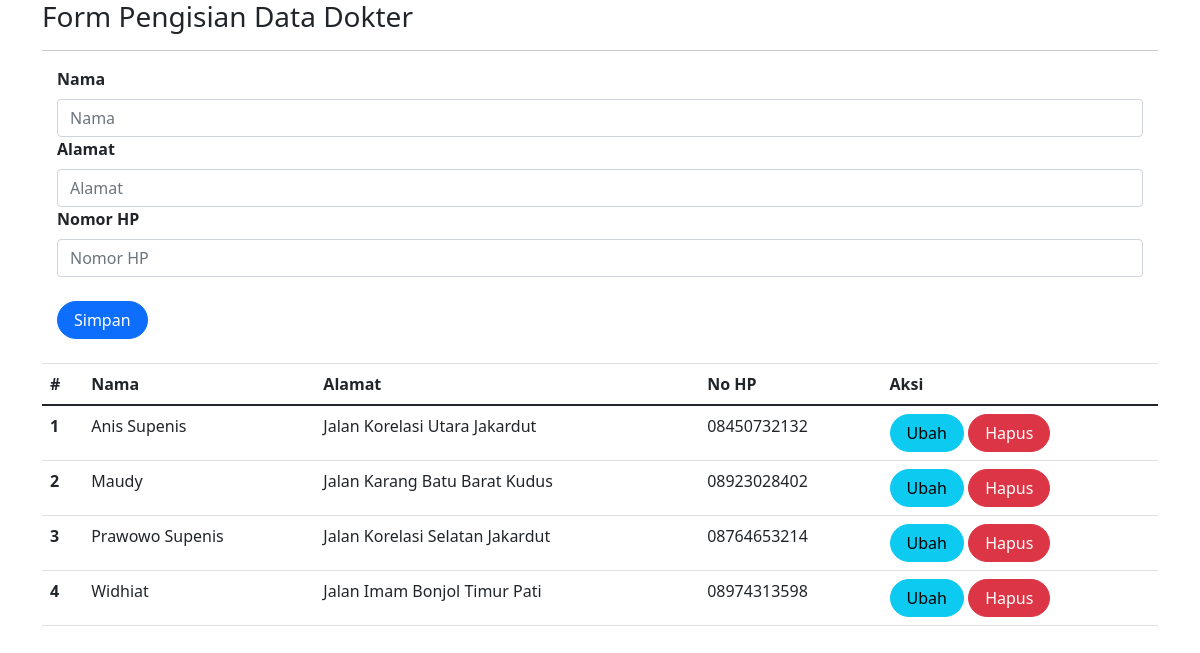
Screenshot of /dokter.php with the database file from the repository.
### tables this page shows
CREATE TABLE `dokter` (
  `id` int(10) NOT NULL,
  `nama` varchar(255) NOT NULL,
  `alamat` varchar(255) NOT NULL,
  `no_hp` varchar(50) NOT NULL
);

### dokter.php (the view, shortened to what this page needs)
<?php
include_once("koneksi.php");
?>
<!DOCTYPE html>
<html lang="en">
<head>
    <link rel="stylesheet" href="assets/css/bootstrap.css">
    <link rel='stylesheet' href='styleku.css'>
    <link href="https://cdn.jsdelivr.net/npm/bootstrap@5.0.2/dist/css/bootstrap.min.css"
    rel="stylesheet"
>
</head>
<body>
<div class="container">
<h3>
</h3>
<hr>
<form class="form" method="POST" action="" name="myForm" onsubmit="return(validate());">
    <?php
    $nama = '';
    $alamat ='';
    $no_hp = '';
    ?>
    <div class="col">
        <label for="inputNama" class="form-label fw-bold">
            Nama
        </label>
        <input type="text" class="form-control" name="nama" id="inputNama" placeholder="Nama" value="<?php echo $nama ?>">
    </div>
        <div class="col">
            <label for="inputAlamat" class="form-label fw-bold">
                Alamat
            </label>
            <input type="text" class="form-control" name="alamat" id="inputAlamat" placeholder="Alamat" value="<?php echo $alamat ?>">
        </div>
        <div class="col">
            <label for="inputNoHp" class="form-label fw-bold">
                Nomor HP
            </label>
            <input type="text" class="form-control" name="no_hp" id="inputNoHp" placeholder="Nomor HP" value="<?php echo $no_hp ?>">
        </div>
        <br>
        <div class="col">
            <button type="submit" class="btn btn-primary rounded-pill px-3" name="simpan">Simpan</button>
        </div>
</form>
<table class="table table-hover">
    <thead>
        <tr>
            <th scope="col">#</th>
            <th scope="col">Nama</th>
            <th scope="col">Alamat</th>
            <th scope="col">No HP</th>
            <th scope="col">Aksi</th>
        </tr>
    </thead>
    <tbody>
        <?php
        $result = mysqli_query(
            $koneksi,"SELECT * FROM dokter ORDER BY nama"
            );
        $no = 1;
        foreach ($result as $data){
        ?>
            <tr>
                <th scope="row"><?php echo $no++ ?></th>
                <td><?php echo htmlspecialchars($data['nama']) ?></td>
                <td><?php echo htmlspecialchars($data['alamat']) ?></td>
                <td><?php echo htmlspecialchars($data['no_hp']) ?></td>
                <td>
                    <a class="btn btn-info rounded-pill px-3"
                    href="dokter.php?id=<?php echo $data['id'] ?>">Ubah
                    </a>
                    <a class="btn btn-danger rounded-pill px-3"
                    href="dokter.php?id=<?php echo $data['id'] ?>&aksi=hapus">Hapus
                    </a>
                </td>
            </tr>
        <?php
        }
        ?>
    </tbody>
</table>
</body>
</html>

### styleku.css (style rules this page uses)
body { font-family: 'Poppins', sans-serif; font-size: 16px; line-height: 24px; font-weight: 400; color: #212112; background-position: center; background-repeat: repeat; background-size: 7%; background-color: #fff; overflow-x: hidden; transition: all 200ms linear; }

### rows the page displays
dokter: nama "Anis Supenis", alamat "Jalan Korelasi Utara Jakardut", no_hp "08450732132"
dokter: nama "Maudy", alamat "Jalan Karang Batu Barat Kudus", no_hp "08923028402"
dokter: nama "Prawowo Supenis", alamat "Jalan Korelasi Selatan Jakardut", no_hp "08764653214"
dokter: nama "Widhiat", alamat "Jalan Imam Bonjol Timur Pati", no_hp "08974313598"
